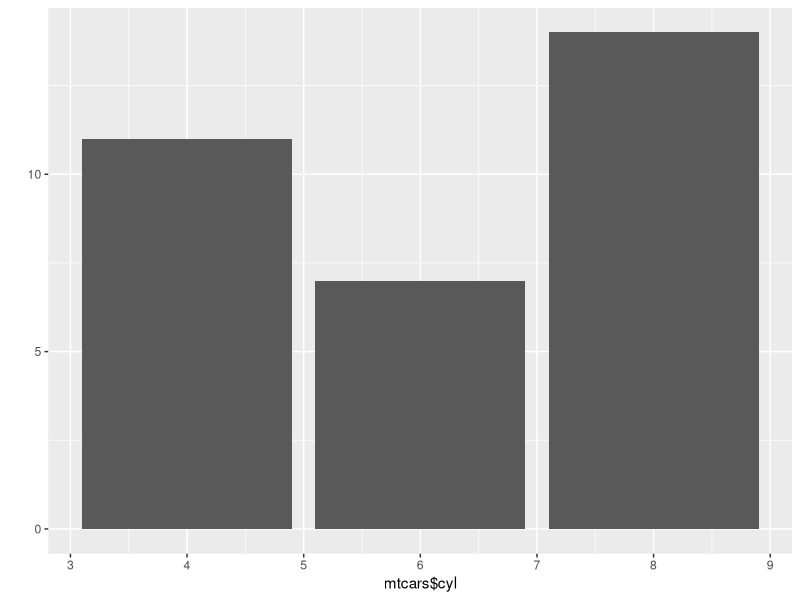
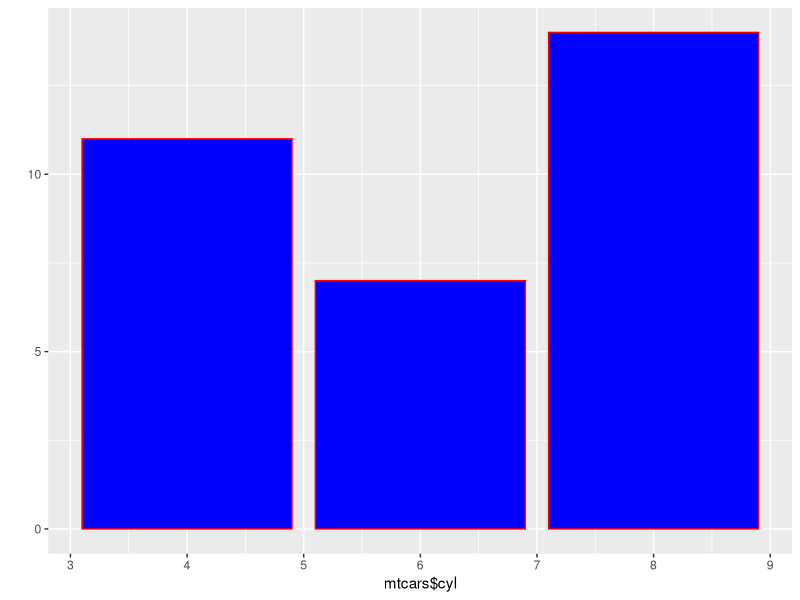
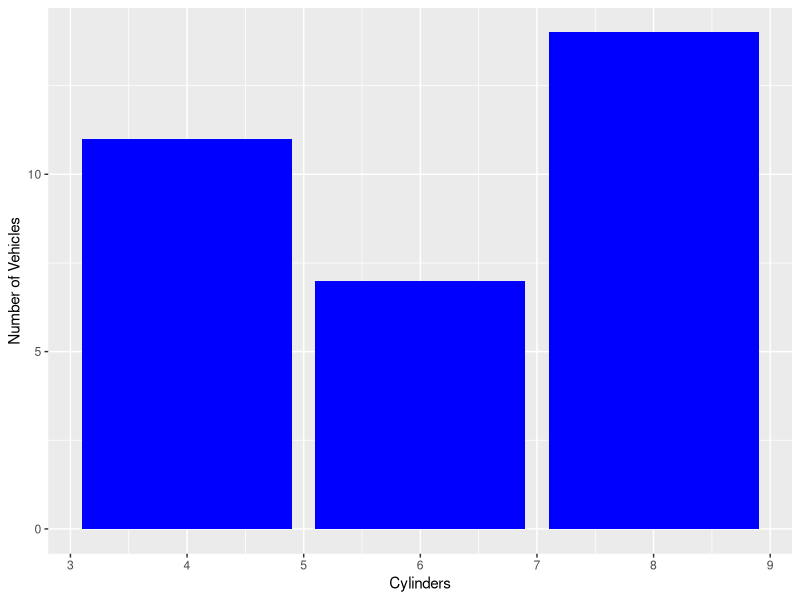
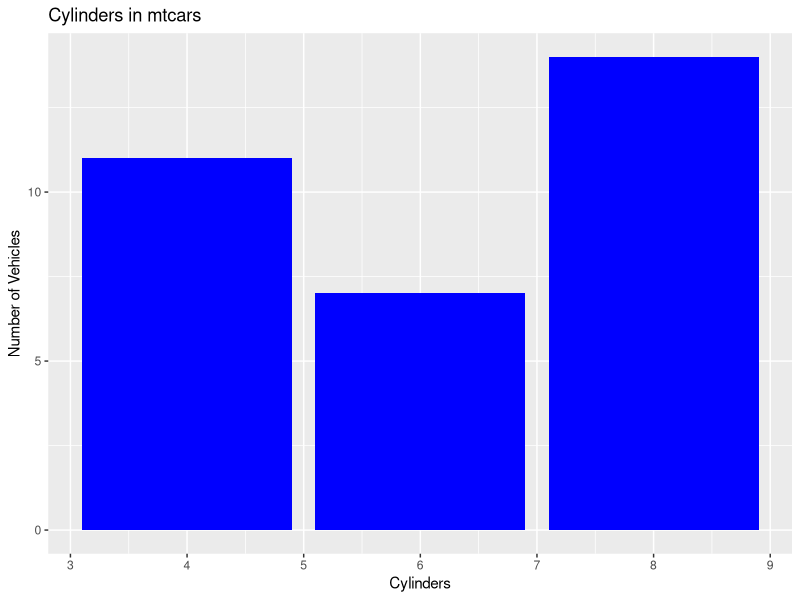
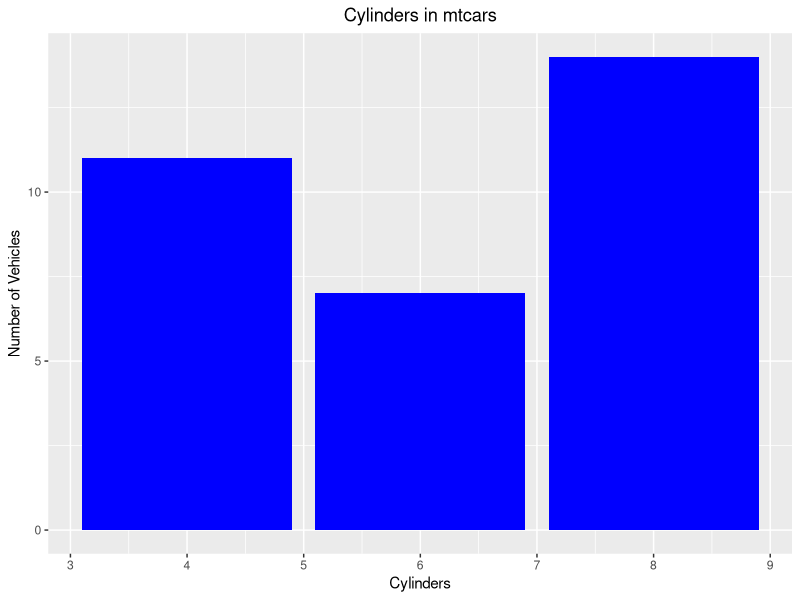
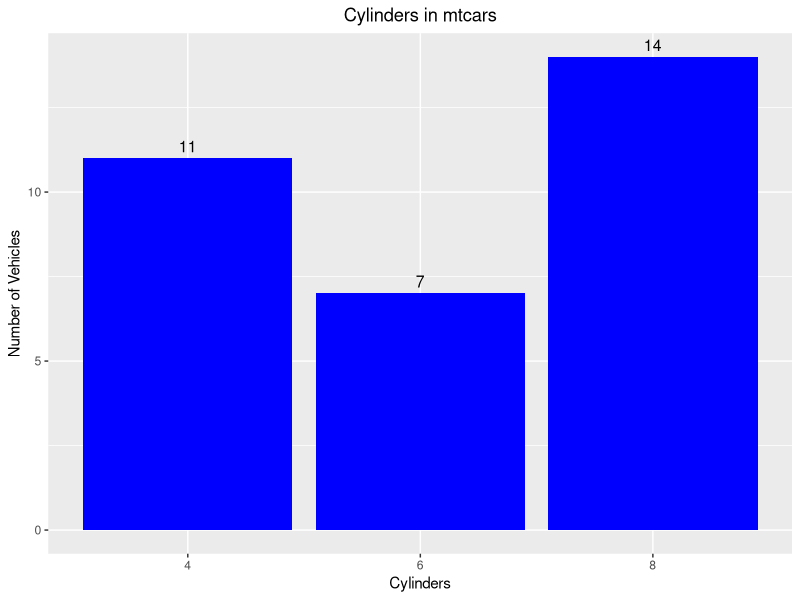
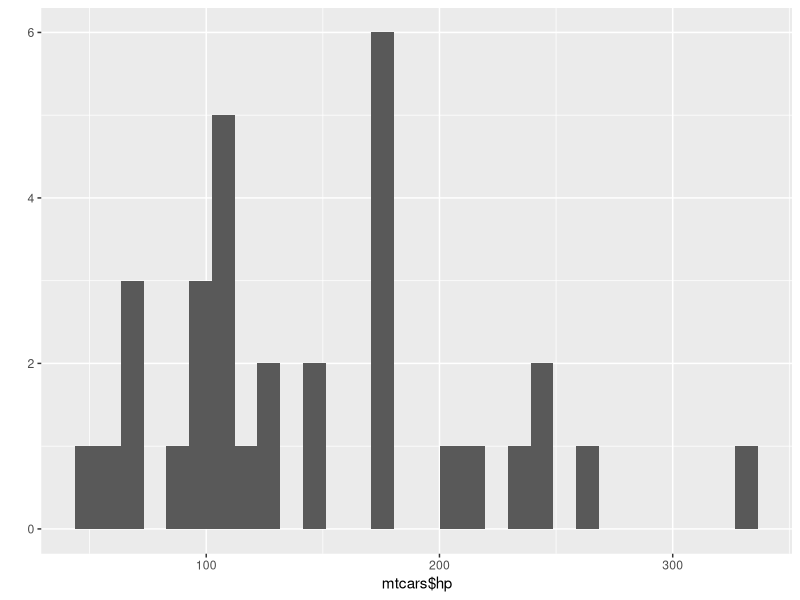
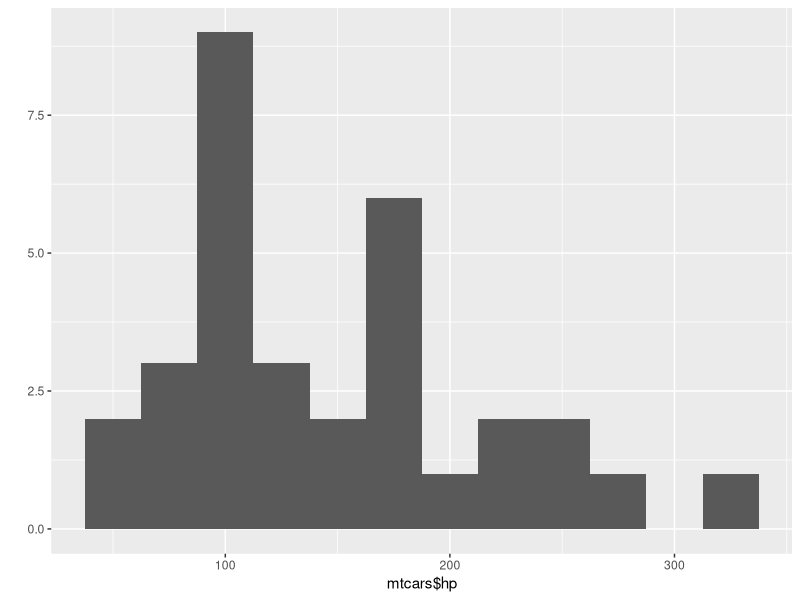

These charts were generated, in order, by the following R code:
## ---- chunk 1
#install.packages("ggplot2")
library(ggplot2)
## ---- chunk 2
mtcars
## ---- chunk 3
qplot(
  mtcars$cyl,
  geom = "bar"
)
## ---- chunk 4
qplot(
  mtcars$cyl,
  geom = "bar",
  fill = I("blue"),
  colour = I("red"))  #si no incluimos esta parte, todo será azul
## ---- chunk 5
qplot(
  mtcars$cyl,
  geom = "bar",
  fill = I("blue"),
  xlab = "Cylinders",
  ylab = "Number of Vehicles"
)
## ---- chunk 6
qplot(
  mtcars$cyl,
  geom = "bar",
  fill = I("blue"),
  xlab = "Cylinders",
  ylab = "Number of Vehicles",
  main = "Cylinders in mtcars"
)
## ---- chunk 7
qplot(
  mtcars$cyl,
  geom = "bar",
  fill = I("blue"),
  xlab = "Cylinders",
  ylab = "Number of Vehicles",
  main = "Cylinders in mtcars"
) +
  theme(plot.title = element_text(hjust = 0.5))
## ---- chunk 8
ggplot(data = mtcars, aes(x = factor(cyl))) +
  geom_bar(fill = "blue") + 
  geom_text(
    stat = "count",                # Cuenta las observaciones automáticamente
    aes(label = ..count..),        # Usa el conteo como etiqueta
    vjust = -0.5,                  # Ajusta la posición vertical por encima de las barras
    color = "black",               # Color del texto
    size = 4                       # Tamaño del texto
  ) +
  labs(
    title = "Cylinders in mtcars",
    x = "Cylinders",
    y = "Number of Vehicles"
  ) +
  theme(plot.title = element_text(hjust = 0.5)) # Centramos el título
## ---- chunk 9
mtcars
## ---- chunk 10
qplot(
  mtcars$hp,
  geom = "histogram"
)
## ---- chunk 11
qplot(
  mtcars$hp,
  geom = "histogram",
  binwidth = 25
)
## ---- chunk 12
qplot(
  mtcars$hp,
  geom = "histogram",
  binwidth = 25,
  colour = I("black")
)
## ---- chunk 13
qplot(
  mtcars$hp,
  geom = "histogram",
  binwidth = 25,
  colour = I("black"),
  xlim = c(50, 350)
)
## ---- chunk 14
qplot(
  mtcars$hp,
  geom = "histogram",
  binwidth = 25,
  colour = I("black"),
  xlab = "Horsepower",
  ylab = "Number of cars"
)
## ---- chunk 15
qplot(
  mtcars$hp,
  geom = "histogram",
  binwidth = 25,
  colour = I("black"),
  xlab = "Horsepower",
  ylab = "Number of cars",
  alpha = I(0)
)
## ---- chunk 16
qplot(
  mtcars$hp,
  geom = "histogram",
  binwidth = 25,
  colour = I("black"),
  xlab = "Horsepower",
  ylab = "Number of cars",
  alpha = I(0),
  main = "Histogram"
)
## ---- chunk 17
mtcars
## ---- chunk 18
barp <- ggplot(mtcars, aes(x=1, y=sort(mtcars$carb), fill=sort(mtcars$carb))) + geom_bar(stat="identity")

print(barp)
## ---- chunk 19
barp <- barp + coord_polar(theta='y')
print(barp)
## ---- chunk 20
barp <- barp + coord_polar(theta='y')
barp <- barp + theme(
  axis.line=element_blank(),
  axis.text.x=element_blank(),
  axis.text.y=element_blank(),
  axis.ticks=element_blank(),
  axis.title.y=element_blank()
)

print(barp)
## ---- chunk 21
barp <- barp + coord_polar(theta='y')
barp <- barp + theme(
  axis.line=element_blank(),
  axis.text.x=element_blank(),
  axis.text.y=element_blank(),
  axis.ticks=element_blank(),
  axis.title.y=element_blank(),
  panel.background=element_blank()
)

print(barp)
## ---- chunk 22
barp <- barp + coord_polar(theta='y')
barp <- barp + theme(
  axis.line=element_blank(),
  axis.text.x=element_blank(),
  axis.text.y=element_blank(),
  axis.ticks=element_blank(),
  axis.title.y=element_blank(),
  panel.background=element_blank()
) + labs(y="Carburetors")

print(barp)
## ---- chunk 23
ggplot(data= mtcars, aes(mtcars$hp))  + 
  geom_histogram(breaks=seq(40, 350, by = 25),  
                 colour = I("black"),
                 aes(fill=..count..))
## ---- chunk 24
mtcars
## ---- chunk 25
head(mtcars)
## ---- chunk 26
tail(mtcars)
## ---- chunk 27
summary(mtcars)
## ---- chunk 28
mean(mtcars$cyl)
